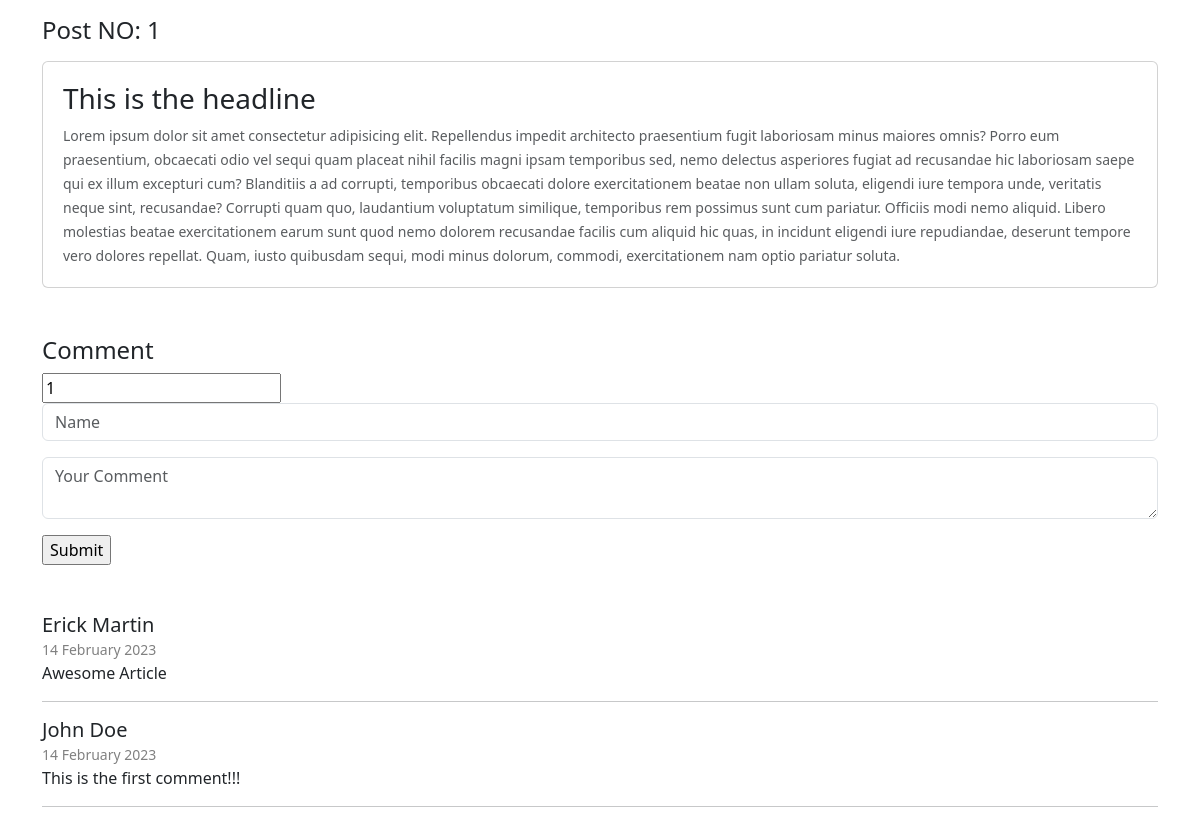
Screenshot of /read.php?id=1 with the database file from the repository.
### tables this page shows
CREATE TABLE `post` (
  `id` int(11) NOT NULL,
  `headline` varchar(255) NOT NULL,
  `details` longtext NOT NULL,
  `date` date NOT NULL DEFAULT current_timestamp()
);

CREATE TABLE `comment` (
  `id` int(11) NOT NULL,
  `name` varchar(255) NOT NULL,
  `comment` mediumtext NOT NULL,
  `cmdate` date NOT NULL DEFAULT current_timestamp(),
  `post_id` int(11) NOT NULL
);

### read.php (the view, shortened to what this page needs)
<?php
  include('connect.php');
  $getid = $_GET['id'];
  $postSql = "SELECT * FROM post WHERE id = $getid";
  $postQuery = mysqli_query($con, $postSql);
  $post_id = $_GET['id'];
  $commentSql = "SELECT * FROM comment WHERE post_id = $post_id ORDER BY id desc";
  $commentQuery = mysqli_query($con, $commentSql);
?>
<!doctype html>
<html lang="en">
  <head>
    <link href="https://cdn.jsdelivr.net/npm/bootstrap@5.3.0-alpha1/dist/css/bootstrap.min.css" rel="stylesheet">
    <link rel="stylesheet" type="text/css" href="css/style.css">
  </head>
  <body>
    <div class="container">
      <?php
        if($postData = mysqli_fetch_array($postQuery)) {
          $headline = $postData['headline'];
          $details = $postData['details'];
      ?>
      <h4 class="my-3">Post NO: <?php echo $getid ?></h4>
      <div class="card my-3" id="read_card">
        <h3><?php echo $headline ?></h3>
        <p class="card-text"><small class="text-muted"><?php echo $details?></small>
      </div>
      <?php }?>
    </div>
    <div class="container my-5">
      <h4>Comment</h4>
      <form action="" method="POST">
        <input type="number" name="post_id" value="<?php echo $post_id ?>">
        <input type="text" name="name" class="form-control mb-3" placeholder="Name">
        <textarea name="comment" class="form-control mb-3" placeholder="Your Comment"></textarea>
        <input type="submit" name="comment_submit">
      </form>
    </div>
    <div class="container">
      <?php
        while($commentData = mysqli_fetch_array($commentQuery)) {
          $name = $commentData['name'];
          $comment = $commentData['comment'];
      ?>
      <div>
        <h5 style="margin: 0;"><?php echo $name ?></h5>
        <small style="color: gray;">
          <?php
              echo "<span class='blogDate'>" .date('d F Y', strtotime($commentData['cmdate']) ) . "</span>";
            ?>
        </small>
        <p><?php echo $comment ?></p>
      </div>
      <hr>
      <?php }?>
    </div>
  </body>
</html>

### css/style.css (style rules this page uses)
#read_card { padding: 20px; }

### rows the page displays
post: headline "This is the headline", details "Lorem ipsum dolor sit amet consectetur adipisicing elit. Repellendus impedit architecto praesentium fugit laboriosam minus maiores omnis? Porro eum praesentium, obcaecati odio vel sequi quam placeat nihil facilis magni ipsam temporibus sed, nemo delectus asperiores fugiat ad recusandae hic laboriosam saepe qui ex illum excepturi cum? Blanditiis a ad corrupti, temporibus obcaecati dolore exercitationem beatae non ullam soluta, eligendi iure tempora unde, veritatis neque sint, recusandae? Corrupti quam quo, laudantium voluptatum similique, temporibus rem possimus sunt cum pariatur. Officiis modi nemo aliquid. Libero molestias beatae exercitationem earum sunt quod nemo dolorem recusandae…"
comment: name "Erick Martin", cmdate "14 February 2023", comment "Awesome Article"
comment: name "John Doe", cmdate "14 February 2023", comment "This is the first comment!!!"

### other values shown
$getid "1"
